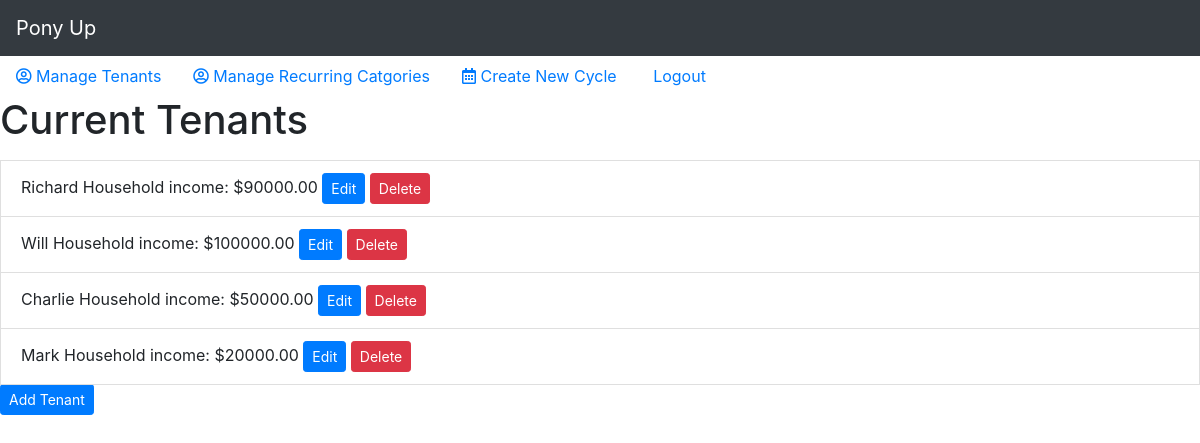
Page /tenants/ (signed in) on the committed database.
### cycles/models.py (models this page shows, shortened)
class Tenant(models.Model):
    name =  models.CharField(max_length=100)
    income = models.DecimalField(max_digits=9, decimal_places=2)
    manager = models.ForeignKey(User, on_delete=models.CASCADE)
    deletedOn = models.DateField(default=None, null=True)
    cycle = models.ManyToManyField("Cycle", through='tenantCycle')

### cycles/views/tenantlist.py (the view)
# urls.py: path("tenants/", views.tenantlist, name="tenantlist"),
def tenantlist(request):
    tenants = Tenant.objects.all()
    context = {'tenants': tenants}
    return render(request, 'cycles/tenantlist.html', context)

### cycles/templates/cycles/tenantlist.html (shortened to what this page needs)
{% extends "cycles/index.html" %}
{% block content %}
<h1>Current Tenants</h1>
{% for tenant in tenants %}
{% if tenant.deletedOn is None %}
<li class="list-group-item">{{ tenant.name }} Household income: ${{ tenant.income }}
    <a href="{% url 'cycles:editTenantForm' tenant.id %}"><button class="btn btn-primary btn-sm">Edit</button></a>
    <a href="{% url 'cycles:deleteTenant' tenant.id %}"><button class="btn btn-danger btn-sm">Delete</button></a>
</li>
{% endif %}
{% endfor %}
<a href="{% url 'cycles:addTenantForm' %}"><button class="btn btn-primary btn-sm">Add Tenant</button></a>
{% endblock %}

### rows in the picture
Tenant: name "Richard", income "90000.00"
Tenant: name "Will", income "100000.00"
Tenant: name "Charlie", income "50000.00"
Tenant: name "Mark", income "20000.00"
